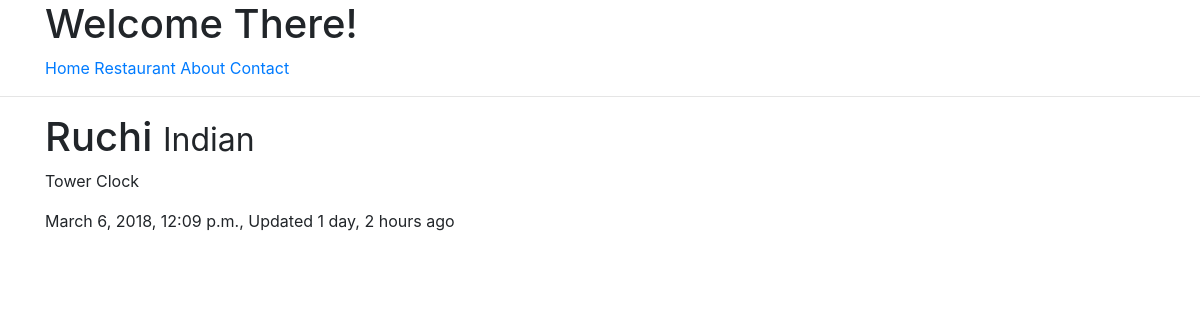
The page /restaurant/ruchi/ on the database its author committed.
### restaurants/models.py (models this page shows, shortened)
class Restaurant(models.Model):
	name	= models.CharField(max_length=120)
	location = models.CharField(max_length=120,null=True,blank=True)
	category = models.CharField(max_length=120,null=True,blank=True,validators=[validate_category])
	timestamp = models.DateTimeField(auto_now_add=True)
	updated   = models.DateTimeField(auto_now=True)
	my_date   = models.DateField(auto_now=False,auto_now_add=False)
	slug      = models.SlugField(null=True,blank=True)
	@property
	def title(self):
		return self.name

### restaurants/views.py (the view)
# urls.py: url(r'^restaurant/(?P<slug>[\w-]+)/$', RestaurantDetailView.as_view()),
class RestaurantDetailView(DetailView):
	template_name = 'restaurants/restaurant_detail.html'
	queryset = Restaurant.objects.all()

### restaurants/templates/restaurants/restaurant_detail.html (shortened to what this page needs)
{% extends "base.html" %}
{% block content %}
<h1>{{ object.title }} <small>{{ object.category }}</small></h1>
<p>{{ object.location }}</p>
<p>{{ object.timestamp }}, Updated {{ object.updated|timesince }} ago</p>
{% endblock %}

### rows shown on the page
Restaurant: title "Ruchi", category "Indian", location "Tower Clock", timestamp "March 6, 2018, 12:09 p.m.", updated "1 day, 2 hours"
